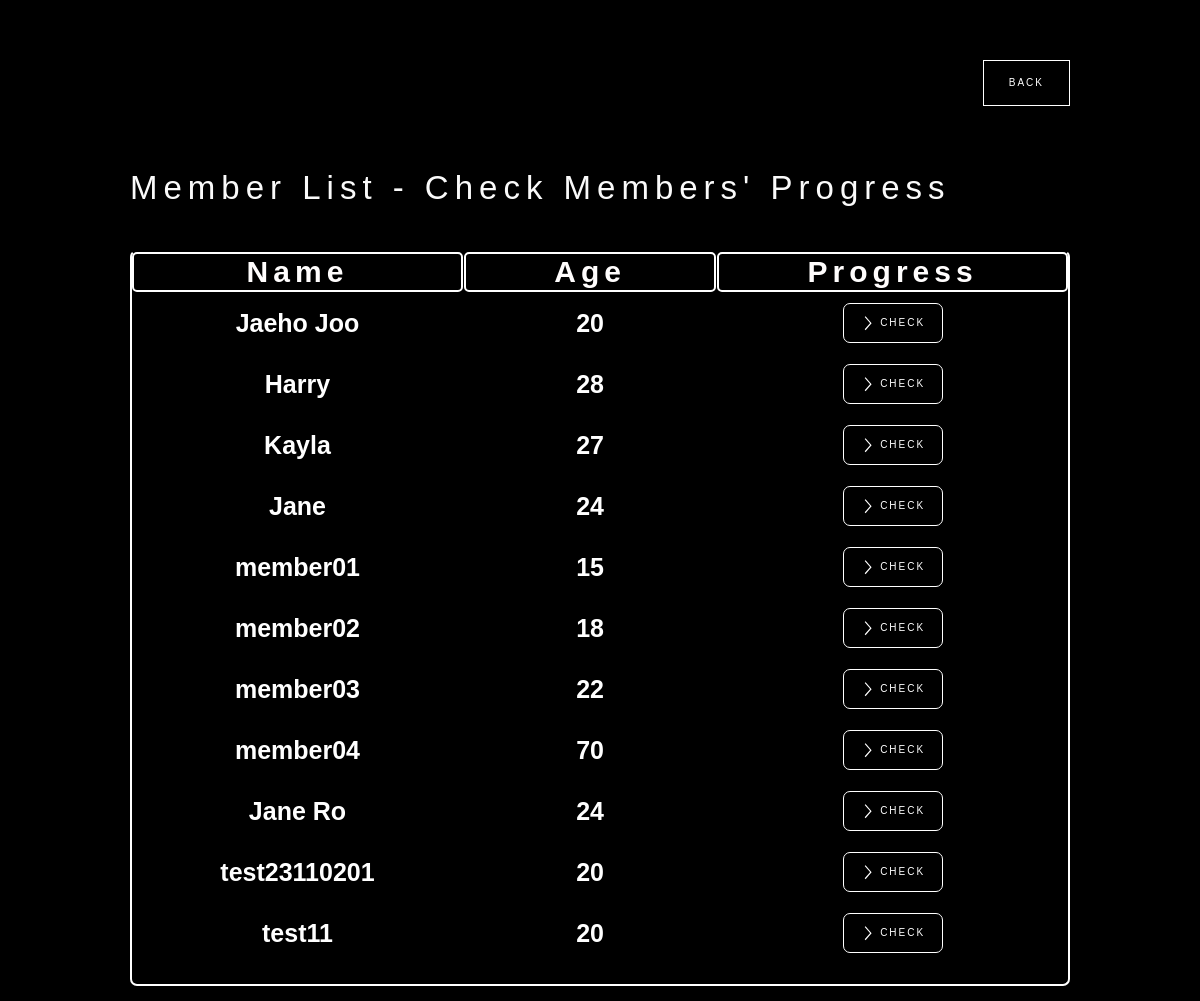
Before: /trainer/member_progress/ with the older database file.
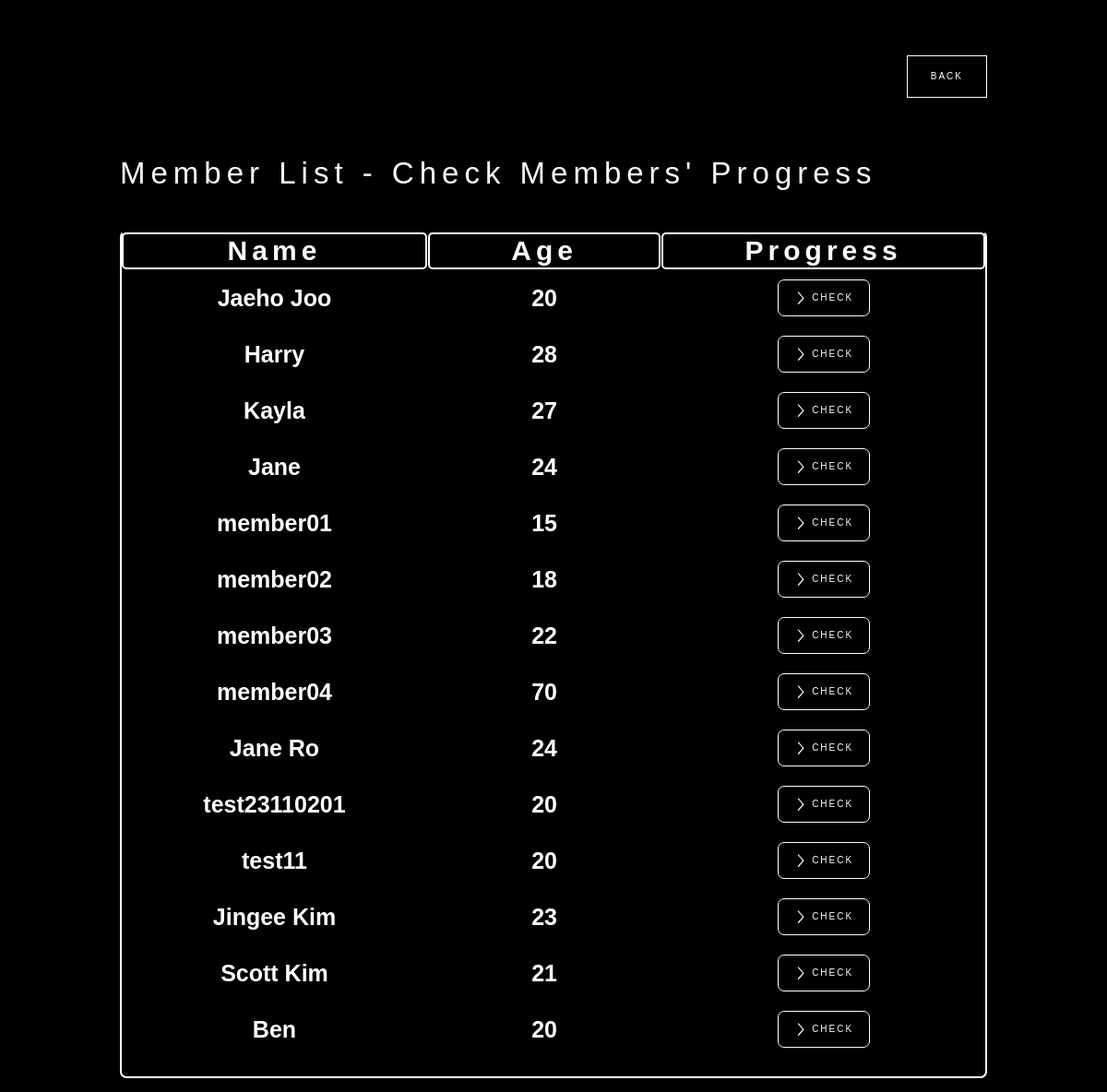
After: the same page with the newer database file.
### member/models.py (models this page shows, shortened)
class User(AbstractBaseUser):
    member_id = models.CharField(
        verbose_name='member_id',
        max_length=80,
        unique=True,
        blank=False,
    )
    authority = models.IntegerField(
        default=0,
    )
    name = models.CharField(
        max_length=30,
        default='noname',
    )
    age = models.IntegerField(
        default=20,
    )
    gender = models.CharField(
        max_length=6,
        default='Male',
        choices=(('Male', 'Male'), ('Female', 'Female'))
    )
    height = models.IntegerField(
        default=170,
    )
    is_active = models.BooleanField(default=True)
    is_admin = models.BooleanField(default=False)
    objects = UserManager()
    USERNAME_FIELD = 'member_id'
    REQUIRED_FIELDS = []

### trainer/views.py (the view)
# urls.py: path('member_progress/', trainer_member_progress, name='trainer_member_progress'),
@csrf_exempt
def trainer_member_progress(request):
    if request.method == 'POST':
        if 'back' in request.POST:
            return redirect('/trainer/trainer_main/')
    all_members = User.objects.all().order_by('pk')
    guest_members = [m for m in all_members if m.authority==0]
    return render(request,
                  'trainer-member-progress-page.html',
            {
                'member_list': guest_members,
            }
    )

### trainer/templates/trainer-member-progress-page.html (shortened to what this page needs)
<!DOCTYPE html>
<html data-wf-page="653811d47729cd70dc04cc98" data-wf-site="64aabb5a9d5b566a4dfebda3">
<head>
  {% load static %}
  <link href="{% static 'css/normalize.css' %}" rel="stylesheet" type="text/css">
  <link href="{% static 'css/webflow.css' %}" rel="stylesheet" type="text/css">
  <link href="{% static 'css/crossfit-facility-webapp-webflow.css' %}" rel="stylesheet" type="text/css">
</head>
<body class="body-7">
<form method="POST"> {% csrf_token %}
  <section>
    <div data-animation="default" data-collapse="medium" data-duration="400" data-easing="ease" data-easing2="ease" role="banner" class="navbar-logo-center-container shadow-three w-nav">
      <div class="container-4">
        <div class="navbar-wrapper-three">
          <a href="#" class="navbar-brand-three w-nav-brand"></a>
          <nav role="navigation" class="nav-menu-wrapper-three w-nav-menu">
            <div class="nav-menu-three">
              <ul role="list" class="nav-menu-block w-list-unstyled">
                <li class="mobile-margin-top-10">
                  <button type="submit" name="back" class="get-start-butto w-button">Back</button>
                </li>
              </ul>
            </div>
          </nav>
        </div>
      </div>
    </div>
  </section>
  <section>
    <div class="w-layout-blockcontainer container-14 w-container">
          <h1 class="heading-record-your-workout">Member List - Check Members' Progress</h1>
    </div>
    <div class="w-layout-blockcontainer container-14 w-container">
      <div class="w-form">
        <form id="email-form" name="email-form" data-name="Email Form" method="get" data-wf-page-id="653811d47729cd70dc04cc98" data-wf-element-id="a61fae0f-e8fa-4f4c-914c-cbac23d11d63">
          <div class="manager_user_list_div_block">
            <div class="w-layout-grid manager_user_list_wst_table">
              <h1 id="w-node-_437c0c1a-3d74-f30b-f79d-65d87b05ede0-dc04cc98" class="manager_user_list_heading">Name</h1>
              <h1 id="w-node-_437c0c1a-3d74-f30b-f79d-65d87b05ede2-dc04cc98" class="manager_user_list_heading">Age</h1>
              <h1 id="w-node-cb15b970-5b20-3a75-d2fb-2dcde464b15c-dc04cc98" class="manager_user_list_heading">Progress</h1>
              {% for member in member_list %}
              <div id="w-node-_064535a3-bada-a5ec-ad3f-2d0988352e0d-dc04cc98" class="user-list-div-block">
                <h1 class="manager_user_list_font">{{ member.name }}</h1>
              </div>
              <div id="w-node-_6cff5cb3-5b0e-0964-046b-db3bde2da607-dc04cc98" class="user-list-div-block">
                <h1 class="manager_user_list_font">{{ member.age }}</h1>
              </div>
              <div id="w-node-e69aef57-3623-7549-515b-bc3a40a2510f-dc04cc98" class="user-list-div-block w-clearfix">
                <a href="/trainer/history_and_progress/{{ member.pk }}/" class="edit-user-button w-button">Check</a>
              </div>
              {% endfor %}
            </div>
          </div>
        </form>
      </div>
    </div>
  </section>
</form>
</body>
</html>

### static/css/webflow.css (style rules this page uses)
* { -webkit-box-sizing: border-box; -moz-box-sizing: border-box; box-sizing: border-box; }
html { height: 100%; }
body { margin: 0; min-height: 100%; background-color: #fff; font-family: Arial, sans-serif; font-size: 14px; line-height: 20px; color: #333; }
.w-clearfix:before, .w-clearfix:after { content: " "; display: table; grid-column-start: 1; grid-row-start: 1; grid-column-end: 2; grid-row-end: 2; }
.w-clearfix:after { clear: both; }
.w-button { display: inline-block; padding: 9px 15px; background-color: #3898EC; color: white; border: 0; line-height: inherit; text-decoration: none; cursor: pointer; border-radius: 0; }
h1, h2, h3, h4, h5, h6 { font-weight: bold; margin-bottom: 10px; }
h1 { font-size: 38px; line-height: 44px; margin-top: 20px; }
ul, ol { margin-top: 0px; margin-bottom: 10px; padding-left: 40px; }
.w-list-unstyled { padding-left: 0; list-style: none; }
button, [type='button'], [type='reset'] { border: 0; cursor: pointer; -webkit-appearance: button; }
.w-form { margin: 0 0 15px; }
.w-container { margin-left: auto; margin-right: auto; max-width: 940px; }
.w-container:before, .w-container:after { content: " "; display: table; grid-column-start: 1; grid-row-start: 1; grid-column-end: 2; grid-row-end: 2; }
.w-container:after { clear: both; }
.w-nav { position: relative; background: #dddddd; z-index: 1000; }
.w-nav:before, .w-nav:after { content: " "; display: table; grid-column-start: 1; grid-row-start: 1; grid-column-end: 2; grid-row-end: 2; }
.w-nav:after { clear: both; }
.w-nav-brand { position: relative; float: left; text-decoration: none; color: #333333; }
.w-nav-menu { position: relative; float: right; }

Changed rows visible on the page:
added User: name "Jingee Kim", age "23"
added User: name "Scott Kim", age "21"
added User: name "Ben", age "20"
